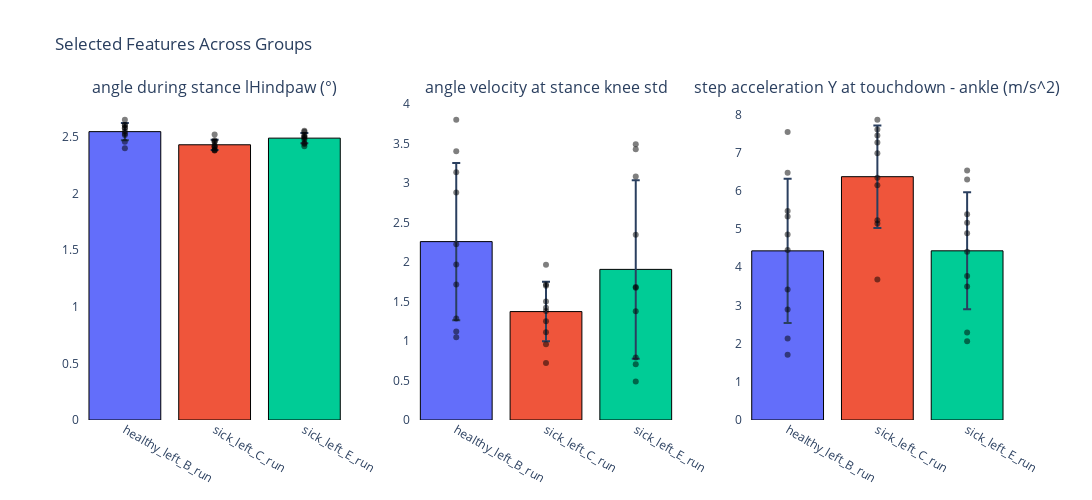
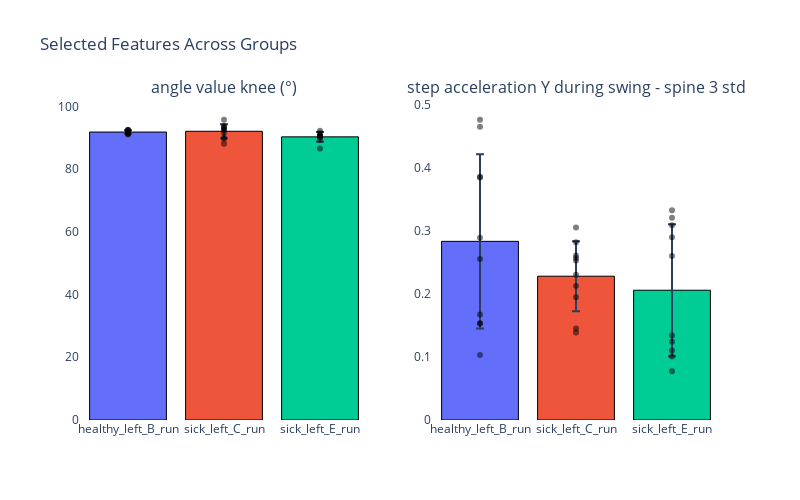

Source (notebook cell) for these figures, in order:
### Code cell
lesion_improved_feature_list = improving_lesion_anova_df
lesion_worsened_feature_list = worsening_lesion_anova_df
treatment_improved_feature_list = improving_treatment_anova_df
treatment_worsened_feature_list = worsening_treatment_anova_df
improving_both_feature_list = improving_both
worsening_both_feature_list = worsening_both

# to_plot = (lesion_improved_feature_list, lesion_worsened_feature_list, treatment_improved_feature_list, treatment_worsened_feature_list, improving_both_feature_list, worsening_both_feature_list)
to_plot = (improving_both_feature_list, worsening_both_feature_list)

## look only at cherry picked features
hindlimb_features = {
    'lesion_improved': [],
    'lesion_worsened': [],
    'treatment_improved': [],
    'treatment_worsened': []
}
for i, f_list in enumerate(to_plot):
    cols = f_list['Feature'].str.lower()
    hindlimb_mask = cols.str.lower().str.contains('hindlimb', case=False)
    step_mask = cols.str.lower().str.contains('step', case=False) & ~cols.str.contains('/s', case=False)
    limb_mask = cols.str.lower().str.contains('hindpaw|hindfinger|knee|ankle|hip', case=False)
    meta_mask = cols.str.lower().str.contains('dataset|mouse', case=False)
    final_mask = hindlimb_mask | step_mask | meta_mask | limb_mask

    f_list = f_list.loc[final_mask, :]
    hindlimb_features[list(hindlimb_features.keys())[i]].extend(f_list['Feature'].tolist())

    fig = plot_features_list_across_groups(f_list['Feature'].tolist(), feature_subsets, limb='hindlimb',
                                     groups=['healthy_left_B_', 'sick_left_C_', 'sick_left_E_'])
    # fig.write_image(os.path.join('./', f'features_{list(hindlimb_features.keys())[i]}.svg'))
    fig.show()

### Figure 1 — Plotly figure (JSON) as saved in the notebook; plotly's stock layout.template omitted (floating-point values rounded to 4 significant figures)
{"data": [{"error_y": {"array": [0.07513, 0.04541, 0.04536], "type": "data", "visible": true}, "marker": {"color": ["#636EFA", "#EF553B", "#00CC96"], "line": {"color": "black", "width": 1}}, "name": "Mean angle during stance - rhindlimb - lHindpaw (°)", "type": "bar", "x": ["healthy_left_B_run", "sick_left_C_run", "sick_left_E_run"], "xaxis": "x", "y": [2.546, 2.43, 2.489], "yaxis": "y"}, {"marker": {"color": "black", "opacity": 0.5, "size": 6}, "mode": "markers", "showlegend": false, "type": "scatter", "x": ["healthy_left_B_run", "healthy_left_B_run", "healthy_left_B_run", "healthy_left_B_run", "healthy_left_B_run", "healthy_left_B_run", "healthy_left_B_run", "healthy_left_B_run", "healthy_left_B_run", "healthy_left_B_run"], "xaxis": "x", "y": [2.527, 2.399, 2.605, 2.603, 2.651, 2.576, 2.517, 2.581, 2.547, 2.456], "yaxis": "y"}, {"marker": {"color": "black", "opacity": 0.5, "size": 6}, "mode": "markers", "showlegend": false, "type": "scatter", "x": ["sick_left_C_run", "sick_left_C_run", "sick_left_C_run", "sick_left_C_run", "sick_left_C_run", "sick_left_C_run", "sick_left_C_run", "sick_left_C_run", "sick_left_C_run", "sick_left_C_run"], "xaxis": "x", "y": [2.422, 2.38, 2.41, 2.415, 2.52, 2.456, 2.458, 2.469, 2.387, 2.382], "yaxis": "y"}, {"marker": {"color": "black", "opacity": 0.5, "size": 6}, "mode": "markers", "showlegend": false, "type": "scatter", "x": ["sick_left_E_run", "sick_left_E_run", "sick_left_E_run", "sick_left_E_run", "sick_left_E_run", "sick_left_E_run", "sick_left_E_run", "sick_left_E_run", "sick_left_E_run", "sick_left_E_run"], "xaxis": "x", "y": [2.446, 2.506, 2.5, 2.554, 2.546, 2.49, 2.477, 2.515, 2.417, 2.436], "yaxis": "y"}, {"error_y": {"array": [0.9969, 0.3763, 1.13], "type": "data", "visible": true}, "marker": {"color": ["#636EFA", "#EF553B", "#00CC96"], "line": {"color": "black", "width": 1}}, "name": "Mean angle velocity at stance - rhindlimb - knee std", "type": "bar", "x": ["healthy_left_B_run", "sick_left_C_run", "sick_left_E_run"], "xaxis": "x2", "y": [2.259, 1.373, 1.907], "yaxis": "y2"}, {"marker": {"color": "black", "opacity": 0.5, "size": 6}, "mode": "markers", "showlegend": false, "type": "scatter", "x": ["healthy_left_B_run", "healthy_left_B_run", "healthy_left_B_run", "healthy_left_B_run", "healthy_left_B_run", "healthy_left_B_run", "healthy_left_B_run", "healthy_left_B_run", "healthy_left_B_run", "healthy_left_B_run"], "xaxis": "x2", "y": [2.882, 3.803, 1.122, 2.226, 3.404, 1.286, 1.716, 3.139, 1.047, 1.968], "yaxis": "y2"}, {"marker": {"color": "black", "opacity": 0.5, "size": 6}, "mode": "markers", "showlegend": false, "type": "scatter", "x": ["sick_left_C_run", "sick_left_C_run", "sick_left_C_run", "sick_left_C_run", "sick_left_C_run", "sick_left_C_run", "sick_left_C_run", "sick_left_C_run", "sick_left_C_run", "sick_left_C_run"], "xaxis": "x2", "y": [0.9579, 1.11, 1.501, 1.422, 1.381, 1.7, 1.966, 0.723, 1.717, 1.252], "yaxis": "y2"}, {"marker": {"color": "black", "opacity": 0.5, "size": 6}, "mode": "markers", "showlegend": false, "type": "scatter", "x": ["sick_left_E_run", "sick_left_E_run", "sick_left_E_run", "sick_left_E_run", "sick_left_E_run", "sick_left_E_run", "sick_left_E_run", "sick_left_E_run", "sick_left_E_run", "sick_left_E_run"], "xaxis": "x2", "y": [1.377, 1.685, 1.676, 3.493, 3.427, 0.7058, 2.347, 0.4867, 0.7916, 3.085], "yaxis": "y2"}, {"error_y": {"array": [1.886, 1.342, 1.53], "type": "data", "visible": true}, "marker": {"color": ["#636EFA", "#EF553B", "#00CC96"], "line": {"color": "black", "width": 1}}, "name": "Mean step acceleration Y at touchdown - ankle (m/s^2)", "type": "bar", "x": ["healthy_left_B_run", "sick_left_C_run", "sick_left_E_run"], "xaxis": "x3", "y": [4.428, 6.37, 4.429], "yaxis": "y3"}, {"marker": {"color": "black", "opacity": 0.5, "size": 6}, "mode": "markers", "showlegend": false, "type": "scatter", "x": ["healthy_left_B_run", "healthy_left_B_run", "healthy_left_B_run", "healthy_left_B_run", "healthy_left_B_run", "healthy_left_B_run", "healthy_left_B_run", "healthy_left_B_run", "healthy_left_B_run", "healthy_left_B_run"], "xaxis": "x3", "y": [1.705, 4.449, 2.135, 5.474, 2.895, 3.415, 5.329, 4.859, 6.476, 7.541], "yaxis": "y3"}, {"marker": {"color": "black", "opacity": 0.5, "size": 6}, "mode": "markers", "showlegend": false, "type": "scatter", "x": ["sick_left_C_run", "sick_left_C_run", "sick_left_C_run", "sick_left_C_run", "sick_left_C_run", "sick_left_C_run", "sick_left_C_run", "sick_left_C_run", "sick_left_C_run", "sick_left_C_run"], "xaxis": "x3", "y": [7.604, 5.142, 7.261, 5.228, 6.34, 7.86, 6.148, 6.986, 7.451, 3.675], "yaxis": "y3"}, {"marker": {"color": "black", "opacity": 0.5, "size": 6}, "mode": "markers", "showlegend": false, "type": "scatter", "x": ["sick_left_E_run", "sick_left_E_run", "sick_left_E_run", "sick_left_E_run", "sick_left_E_run", "sick_left_E_run", "sick_left_E_run", "sick_left_E_run", "sick_left_E_run", "sick_left_E_run"], "xaxis": "x3", "y": [5.165, 4.405, 6.296, 4.887, 6.534, 3.497, 5.387, 3.767, 2.292, 2.059], "yaxis": "y3"}], "layout": {"annotations": [{"font": {"size": 16}, "showarrow": false, "text": "angle during stance lHindpaw (°)", "x": 0.1444, "xanchor": "center", "xref": "paper", "y": 1, "yanchor": "bottom", "yref": "paper"}, {"font": {"size": 16}, "showarrow": false, "text": "angle velocity at stance knee std", "x": 0.5, "xanchor": "center", "xref": "paper", "y": 1, "yanchor": "bottom", "yref": "paper"}, {"font": {"size": 16}, "showarrow": false, "text": "step acceleration Y at touchdown - ankle (m/s^2)", "x": 0.8556, "xanchor": "center", "xref": "paper", "y": 1, "yanchor": "bottom", "yref": "paper"}], "height": 500, "plot_bgcolor": "rgba(0,0,0,0)", "showlegend": false, "title": {"text": "Selected Features Across Groups"}, "width": 1200, "xaxis": {"anchor": "y", "domain": [0, 0.2889]}, "xaxis2": {"anchor": "y2", "domain": [0.3556, 0.6444]}, "xaxis3": {"anchor": "y3", "domain": [0.7111, 1]}, "yaxis": {"anchor": "x", "domain": [0, 1]}, "yaxis2": {"anchor": "x2", "domain": [0, 1]}, "yaxis3": {"anchor": "x3", "domain": [0, 1]}}}

### Figure 2 — Plotly figure (JSON) as saved in the notebook; plotly's stock layout.template omitted (floating-point values rounded to 4 significant figures)
{"data": [{"error_y": {"array": [0.5445, 2.262, 1.523], "type": "data", "visible": true}, "marker": {"color": ["#636EFA", "#EF553B", "#00CC96"], "line": {"color": "black", "width": 1}}, "name": "Mean angle value - rhindlimb - knee (°)", "type": "bar", "x": ["healthy_left_B_run", "sick_left_C_run", "sick_left_E_run"], "xaxis": "x", "y": [91.79, 92.04, 90.26], "yaxis": "y"}, {"marker": {"color": "black", "opacity": 0.5, "size": 6}, "mode": "markers", "showlegend": false, "type": "scatter", "x": ["healthy_left_B_run", "healthy_left_B_run", "healthy_left_B_run", "healthy_left_B_run", "healthy_left_B_run", "healthy_left_B_run", "healthy_left_B_run", "healthy_left_B_run", "healthy_left_B_run", "healthy_left_B_run"], "xaxis": "x", "y": [91.13, 92.21, 92.34, 91.62, 91.5, 91.08, 91.53, 92.51, 92.48, 91.51], "yaxis": "y"}, {"marker": {"color": "black", "opacity": 0.5, "size": 6}, "mode": "markers", "showlegend": false, "type": "scatter", "x": ["sick_left_C_run", "sick_left_C_run", "sick_left_C_run", "sick_left_C_run", "sick_left_C_run", "sick_left_C_run", "sick_left_C_run", "sick_left_C_run", "sick_left_C_run", "sick_left_C_run"], "xaxis": "x", "y": [91.54, 93.14, 92.59, 93.39, 88.07, 92.52, 90.07, 93.79, 95.72, 89.59], "yaxis": "y"}, {"marker": {"color": "black", "opacity": 0.5, "size": 6}, "mode": "markers", "showlegend": false, "type": "scatter", "x": ["sick_left_E_run", "sick_left_E_run", "sick_left_E_run", "sick_left_E_run", "sick_left_E_run", "sick_left_E_run", "sick_left_E_run", "sick_left_E_run", "sick_left_E_run", "sick_left_E_run"], "xaxis": "x", "y": [90.87, 90.6, 92.2, 89.25, 90.23, 90.58, 91.48, 90.4, 90.45, 86.53], "yaxis": "y"}, {"error_y": {"array": [0.1383, 0.05547, 0.1047], "type": "data", "visible": true}, "marker": {"color": ["#636EFA", "#EF553B", "#00CC96"], "line": {"color": "black", "width": 1}}, "name": "Mean step acceleration Y during swing - spine 3 std", "type": "bar", "x": ["healthy_left_B_run", "sick_left_C_run", "sick_left_E_run"], "xaxis": "x2", "y": [0.2838, 0.2284, 0.2061], "yaxis": "y2"}, {"marker": {"color": "black", "opacity": 0.5, "size": 6}, "mode": "markers", "showlegend": false, "type": "scatter", "x": ["healthy_left_B_run", "healthy_left_B_run", "healthy_left_B_run", "healthy_left_B_run", "healthy_left_B_run", "healthy_left_B_run", "healthy_left_B_run", "healthy_left_B_run", "healthy_left_B_run", "healthy_left_B_run"], "xaxis": "x2", "y": [0.1033, 0.3851, 0.2559, 0.1675, 0.4659, 0.1537, 0.1534, 0.4769, 0.2895, 0.3865], "yaxis": "y2"}, {"marker": {"color": "black", "opacity": 0.5, "size": 6}, "mode": "markers", "showlegend": false, "type": "scatter", "x": ["sick_left_C_run", "sick_left_C_run", "sick_left_C_run", "sick_left_C_run", "sick_left_C_run", "sick_left_C_run", "sick_left_C_run", "sick_left_C_run", "sick_left_C_run", "sick_left_C_run"], "xaxis": "x2", "y": [0.2575, 0.1391, 0.2307, 0.2129, 0.2535, 0.2824, 0.1455, 0.2614, 0.3059, 0.1951], "yaxis": "y2"}, {"marker": {"color": "black", "opacity": 0.5, "size": 6}, "mode": "markers", "showlegend": false, "type": "scatter", "x": ["sick_left_E_run", "sick_left_E_run", "sick_left_E_run", "sick_left_E_run", "sick_left_E_run", "sick_left_E_run", "sick_left_E_run", "sick_left_E_run", "sick_left_E_run", "sick_left_E_run"], "xaxis": "x2", "y": [0.134, 0.2604, 0.1009, 0.3332, 0.07745, 0.1245, 0.2901, 0.3211, 0.1105, 0.3092], "yaxis": "y2"}], "layout": {"annotations": [{"font": {"size": 16}, "showarrow": false, "text": "angle value knee (°)", "x": 0.225, "xanchor": "center", "xref": "paper", "y": 1, "yanchor": "bottom", "yref": "paper"}, {"font": {"size": 16}, "showarrow": false, "text": "step acceleration Y during swing - spine 3 std", "x": 0.775, "xanchor": "center", "xref": "paper", "y": 1, "yanchor": "bottom", "yref": "paper"}], "height": 500, "plot_bgcolor": "rgba(0,0,0,0)", "showlegend": false, "title": {"text": "Selected Features Across Groups"}, "width": 800, "xaxis": {"anchor": "y", "domain": [0, 0.45]}, "xaxis2": {"anchor": "y2", "domain": [0.55, 1]}, "yaxis": {"anchor": "x", "domain": [0, 1]}, "yaxis2": {"anchor": "x2", "domain": [0, 1]}}}
